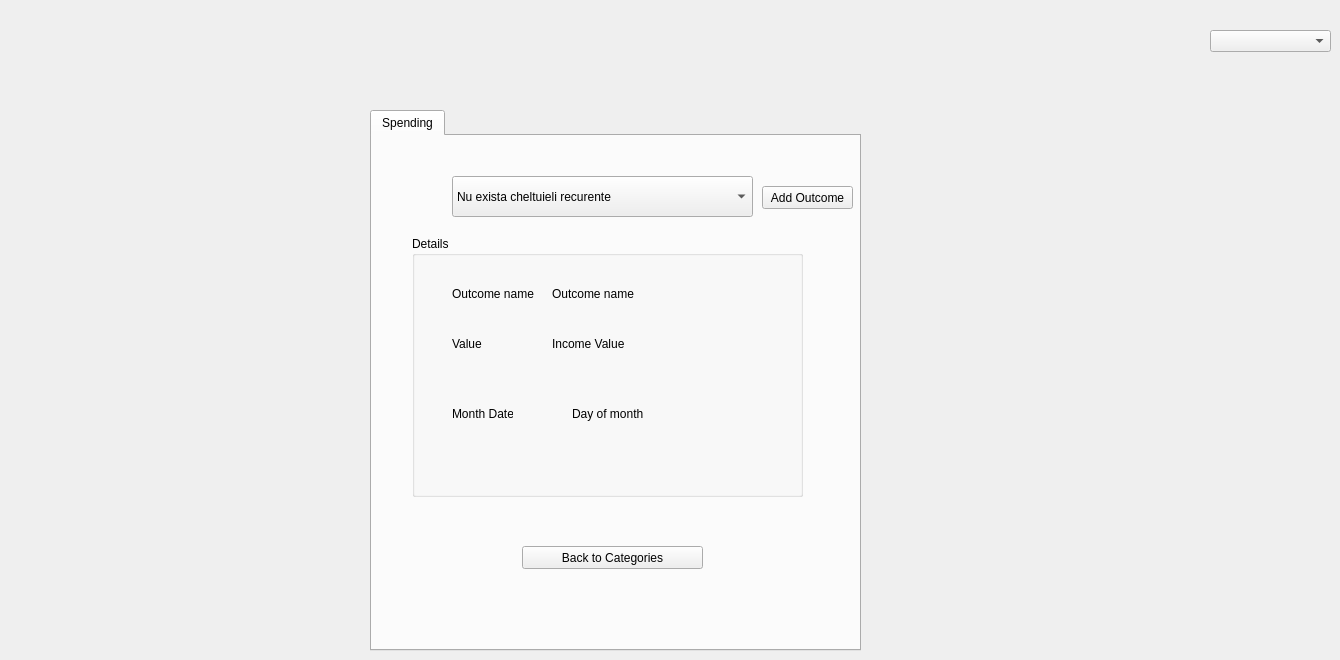
   <widget class="QWidget" name="periodicallyOutcomePage">
    <widget class="QTabWidget" name="outcomeTabWidget">
     <property name="geometry">
      <rect>
       <x>370</x>
       <y>110</y>
       <width>491</width>
       <height>541</height>
      </rect>
     </property>
     <property name="currentIndex">
      <number>0</number>
     </property>
     <widget class="QWidget" name="outcomeTab">
      <attribute name="title">
       <string>Spending</string>
      </attribute>
      <widget class="QComboBox" name="outcomePicker">
       <property name="geometry">
        <rect>
         <x>80</x>
         <y>40</y>
         <width>301</width>
         <height>41</height>
        </rect>
       </property>
       <item>
        <property name="text">
         <string>Nu exista cheltuieli recurente</string>
        </property>
       </item>
      </widget>
      <widget class="QGroupBox" name="cardDetailsGroupBox_3">
       <property name="geometry">
        <rect>
         <x>40</x>
         <y>100</y>
         <width>391</width>
         <height>261</height>
        </rect>
       </property>
       <property name="title">
        <string>Details</string>
       </property>
       <widget class="QLabel" name="validUntilLabel_4">
        <property name="geometry">
         <rect>
          <x>40</x>
          <y>170</y>
          <width>61</width>
          <height>16</height>
         </rect>
        </property>
        <property name="text">
         <string>Month Date</string>
        </property>
       </widget>
       <widget class="QLabel" name="outcomeDayOfMonthLineEdit">
        <property name="geometry">
         <rect>
          <x>160</x>
          <y>170</y>
          <width>141</width>
          <height>16</height>
         </rect>
        </property>
        <property name="text">
         <string>Day of month</string>
        </property>
       </widget>
       <widget class="QLabel" name="cardNameLabel_4">
        <property name="geometry">
         <rect>
          <x>40</x>
          <y>50</y>
          <width>91</width>
          <height>16</height>
         </rect>
        </property>
        <property name="text">
         <string>Outcome name</string>
        </property>
       </widget>
       <widget class="QLabel" name="outcomeNameLineEdit">
        <property name="geometry">
         <rect>
          <x>140</x>
          <y>50</y>
          <width>211</width>
          <height>16</height>
         </rect>
        </property>
        <property name="text">
         <string>Outcome name</string>
        </property>
       </widget>
       <widget class="QLabel" name="label_6">
        <property name="geometry">
         <rect>
          <x>40</x>
          <y>100</y>
          <width>61</width>
          <height>16</height>
         </rect>
        </property>
        <property name="text">
         <string>Value</string>
        </property>
       </widget>
       <widget class="QLabel" name="outcomeValueLineEdit">
        <property name="geometry">
         <rect>
          <x>140</x>
          <y>100</y>
          <width>101</width>
          <height>16</height>
         </rect>
        </property>
        <property name="text">
         <string>Income Value</string>
        </property>
       </widget>
      </widget>
      <widget class="QPushButton" name="addoutcomePushButton">
       <property name="geometry">
        <rect>
         <x>390</x>
         <y>50</y>
         <width>91</width>
         <height>23</height>
        </rect>
       </property>
       <property name="text">
        <string>Add Outcome</string>
       </property>
      </widget>
      <widget class="QPushButton" name="outcomeBackToCategoriesPushButton">
       <property name="geometry">
        <rect>
         <x>150</x>
         <y>410</y>
         <width>181</width>
         <height>23</height>
        </rect>
       </property>
       <property name="text">
        <string>Back to Categories</string>
       </property>
      </widget>
     </widget>
    </widget>
    <widget class="QComboBox" name="outcomeOptions">
     <property name="geometry">
      <rect>
       <x>1210</x>
       <y>30</y>
       <width>121</width>
       <height>22</height>
      </rect>
     </property>
    </widget>
   </widget>
